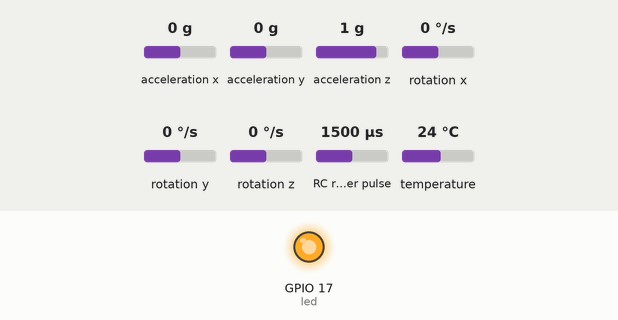
Recording of a sketch running on a simulated ESP32. Shown: output pins drawn as LEDs (lit = HIGH). Wiring (inferred from the names in the program): RC receiver channel: data GPIO 26. The test bench sets the inputs (shaded band); at power-on: RC receiver pulse 1500 µs, acceleration x 0 g, acceleration y 0 g, acceleration z 1 g, rotation x 0 °/s, rotation y 0 °/s, rotation z 0 °/s, temperature 24 °C. Storage starts empty; what the sketch prints to the serial monitor is not drawn.

Above: at 1.2 s.
1.3 s: RC receiver pulse (sensor on GPIO 26) set to 1114 µs
2.8 s: RC receiver pulse (sensor on GPIO 26) set to 1092 µs
At 3.1 s:
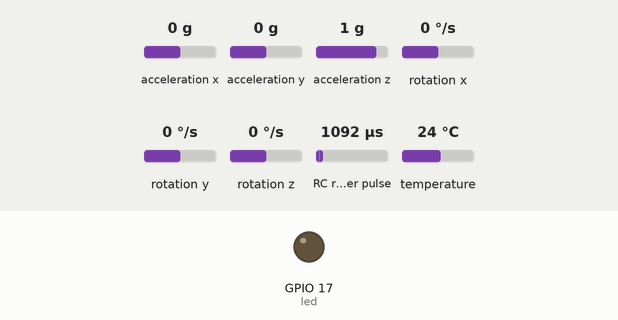
4.3 s: RC receiver pulse (sensor on GPIO 26) set to 1250 µs
At 5.5 s:
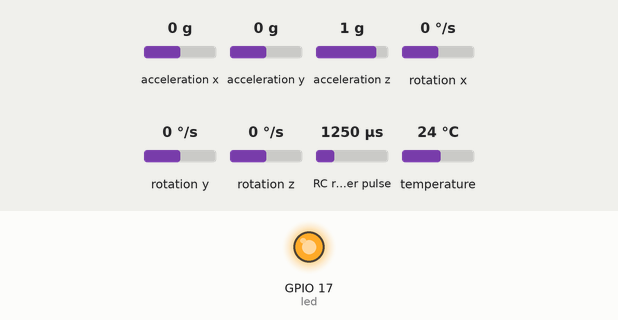
5.8 s: RC receiver pulse (sensor on GPIO 26) set to 1020 µs
At 6.9 s:
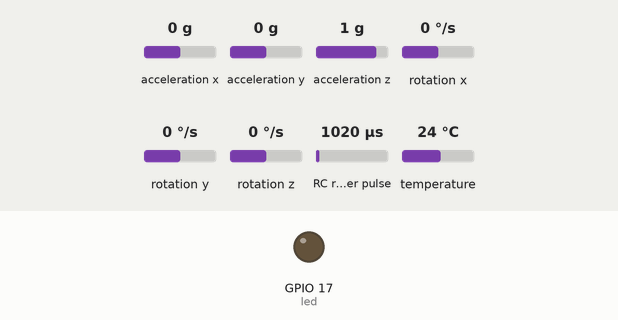
Timing chart, 0 to 8.3 s (numbered marks = the images above; inputs shaded):
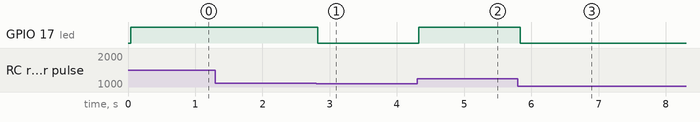

Measured:
- the behaviour switches between 1101 and 1100 µs on RC receiver pulse (sensor on GPIO 26) (found by bisection; images 0 and 1)
- after the input at 2.8 s, GPIO 17 (led): HIGH → LOW at once
- after the input at 4.3 s, GPIO 17 (led): LOW → HIGH at once
- after the input at 5.8 s, GPIO 17 (led): HIGH → LOW at once

The sketch:

dataCollection.ino
```cpp
// MPU6050
#include <Adafruit_MPU6050.h>
#include <Adafruit_Sensor.h>
#include <Wire.h>

// Micro SD Shield
#include "FS.h"
#include "SD.h"
#include "SPI.h"

// Pins and consts
#define RCPin 26
#define led 17
#define FileName "/flight.csv"

// Global variables
Adafruit_MPU6050 MPU;
byte Cabecalho = LOW;
String FormatedData;
sensors_event_t a, g, t;
File file;

// PWM reading
volatile long StartTime = 0;
volatile long CurrentTime = 0;
volatile long Pulses = 0;
short PulseWidth = 0;

// SD Function
void appendFile(fs::FS &fs, const char * message){
    //Serial.printf("Appending to file: %s\n", path);

    if(!file){
        Serial.println("Failed to open file for appending");
        return;
    }
    if(file.println(message)){
        //Serial.println("Message appended");
    } else {
        Serial.println("Append failed");
    }
}


void setup(void) {
  Serial.begin(115200);

  // Initialize Micro SD Shield
  if(!SD.begin()){
    Serial.println("Card Mount Failed");
    //return;
  }

  uint8_t cardType = SD.cardType();
  if(cardType == CARD_NONE){
    Serial.println("No SD card attached");
    //return;
  }

  // Initialize MPU6050
  if (!MPU.begin()) {
    Serial.println("Failed to find MPU6050 chip");
  }

  if (MPU.setTemperatureStandby(true)) {
    Serial.println("Temperature sensor in standby mode");
  }

  // MPU range and bandwidth config
  MPU.setAccelerometerRange(MPU6050_RANGE_8_G);
  MPU.setGyroRange(MPU6050_RANGE_500_DEG);
  MPU.setFilterBandwidth(MPU6050_BAND_21_HZ);

  // Interruption
  pinMode(RCPin, INPUT);
  pinMode(led, OUTPUT);
  digitalWrite(led, LOW);

  // Datalogger's Header
  appendFile(SD, "Time,Acel. X,Acel. Y,Acel. Z,Rot. X,Rot. Y,Rot. Z");

  // Interruption of RCPin for better performance
  attachInterrupt(RCPin, PulseTimer, CHANGE);
}


void loop() {
  // Pulses for PWM signal
  if (Pulses < 2000) {
    PulseWidth = Pulses;
  }

  //Serial.println(PulseWidth);

  if (PulseWidth > 1100) {
    digitalWrite(led, HIGH);

    if (Cabecalho) {
      file = SD.open(FileName, FILE_APPEND);
      appendFile(SD, "Time,Acel. X,Acel. Y,Acel. Z,Rot. X,Rot. Y,Rot. Z");
      Cabecalho = LOW;
    }

    MPU.getEvent(&a, &g, &t);

    FormatedData = String(millis()) + "," + String(a.acceleration.x) + "," + String(a.acceleration.y) + "," + String(a.acceleration.z)
                   + "," + String(g.gyro.x) + "," + String(g.gyro.y) + "," + String(g.gyro.z);

    //Serial.println(FormatedData);
    //Serial.println();

    appendFile(SD, FormatedData.c_str());

    delay(10);
  } else {
    digitalWrite(led, LOW);
    file.close();
    Cabecalho = HIGH;

    Serial.println(Cabecalho);
  }
}


void PulseTimer() {
  CurrentTime = micros();
  if (CurrentTime > StartTime) {
    Pulses = CurrentTime - StartTime;
    StartTime = CurrentTime;
  }
}
```
